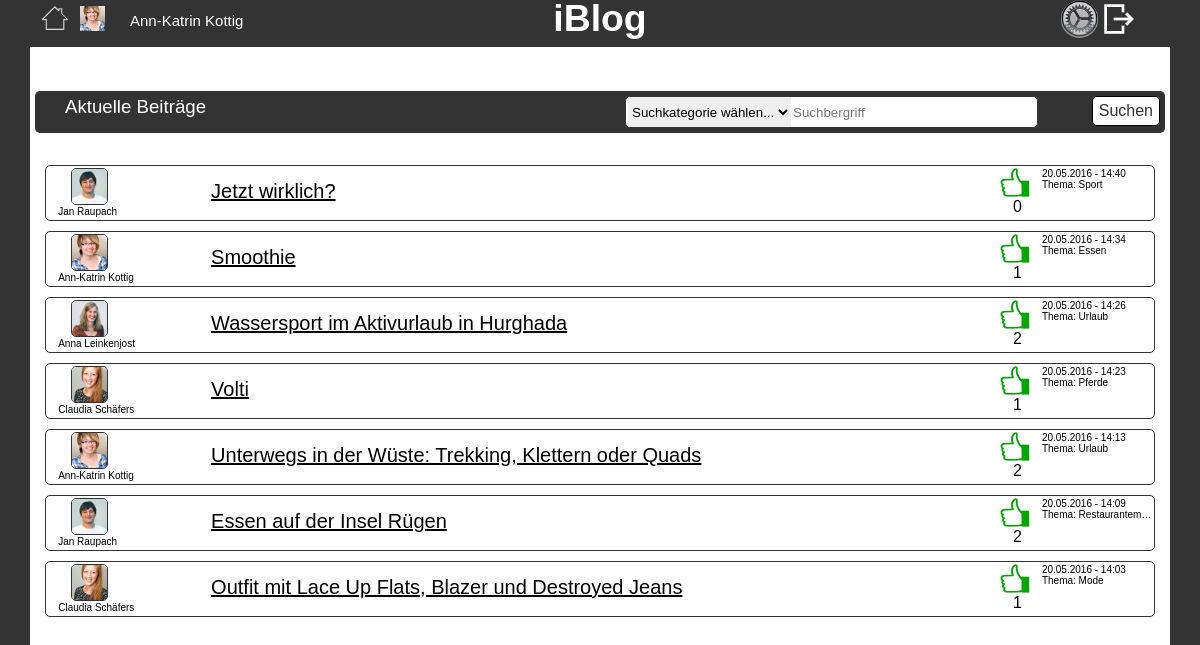
/ (signed in), run on the app's committed database.
### tables this page shows
CREATE TABLE `theme` (
  `id` int(11) NOT NULL,
  `description` varchar(100) NOT NULL
);

CREATE TABLE `article` (
  `id` int(11) NOT NULL,
  `title` varchar(100) NOT NULL,
  `text` text,
  `user_id` varchar(50) NOT NULL,
  `date` timestamp NOT NULL DEFAULT CURRENT_TIMESTAMP ON UPDATE CURRENT_TIMESTAMP
);

### classes/Template.php (called while the page is built, shortened)
<?php
class Template {
    function render_partial($template_path, $data = array())
    {
        extract($data);
        include(BASEDIR . '/templates/' . $template_path .'.php');
        return ob_get_clean();
    }
    public static function render($template_path, $data)
    {
        $template = new Template();
        $content_for_layout = $template->render_partial($template_path, $data);
        include(BASEDIR . '/templates/layout.php');
    }
}

### classes/Session.php (called while the page is built, shortened)
<?php
class Session {
        ?><script language="JavaScript" type="text/javascript">
        </script> <?
    public static function getuserbyid($id){
      global $dbh;
      $stmt = $dbh->prepare("SELECT CONCAT(CONCAT(firstname, ' '), lastname) FROM user
          WHERE id = :id");
      $stmt->execute(array(
          'id'     => $id,
      ));
      $user = $stmt->fetchColumn();
      return $user;
    }
    public static function getpicext($user_id){
      if(file_exists($_SESSION['workingdirectory']."/images/profilepics/".$user_id.".png"))
      {
        return "images/profilepics/".$user_id.".png";
      }
      elseif (file_exists($_SESSION['workingdirectory']."/images/profilepics/".$user_id.".jpeg")) {
        return "images/profilepics/".$user_id.".jpeg";
      }
      elseif (file_exists($_SESSION['workingdirectory']."/images/profilepics/".$user_id.".gif")) {
        return "images/profilepics/".$user_id.".gif";
      }
      elseif (file_exists($_SESSION['workingdirectory']."/images/profilepics/".$user_id.".jpg")) {
        return "images/profilepics/".$user_id.".jpg";
      }
      else{
        return "images/profilepics/user.png";
      }
    }
    public static function searched(){
      return($_SESSION['search']);
    }
}

### classes/Article.php (called while the page is built, shortened)
<?php
class Article {
  public static function getAll(){
      global $dbh;
      $stmt = $dbh->prepare("SELECT article.id, article.title, article.user_id, article.date, theme.description FROM theme left join theme_article on theme.id = theme_article.theme_id
 left join article on article.id = theme_article.article_id ORDER BY date DESC");
      $stmt ->execute();
      return $stmt ->fetchAll(PDO::FETCH_ASSOC);
  }
public static function getLikes($article){
  global $dbh;
  $stmt = $dbh->prepare("SELECT COUNT(*) FROM user_likes_article WHERE article_id=:article");
  $stmt->execute(array(
    'article' => $article
  ));
  return $stmt->fetchColumn();
}
}
?>

### templates/start.php (the view, shortened to what this page needs)
<link rel="stylesheet" href="assets/stylesheets/home.css">
<form action="index.php?search" method="post" class="start" name="search">
    <div class="sideHeaderDiv">
        <label class="sideHeader" id="sideHeader" name ="sideHeader"><?php echo Session::searched()?></label>
        <div class="searchBar">
            <div class="searchDiv">
                <select class="selectionBox" name="selectionBox">
                    <option value="allen Kategorien" selected="kategorie">Suchkategorie wählen...</option>
                </select>
                <input class="inputSearch" type="search" name="inputSearch" placeholder="Suchbergriff">
            </div>
            <button>Suchen</button>
        </div>
    </div>
</form>
<div class="start">
    <?php if (!empty($articles)) foreach ($articles as $article) :?>
        <div class="titleDiv">
            <a href="index.php?article=<?php echo $article['id'] ?>" class="linkArticle">
                <div class="titleLabelDiv">
                    <div class="imgUserName">
                        <img src="<?php echo Session::getpicext($article['user_id'])?>" class="user-articleImg">
                        <label id = "<?php echo $article['id'] ?>" class="nameUserArticle"><?php echo Session::getuserbyid($article['user_id']) ?></label>
                    </div>
                    <label class="titleLabel"><?php echo $article['title'] ?></label>
                    <div class="likeDiv">
                        <img src="assets/images/like.jpg" class="likeImg">
                        <label class="likeNumber"><?php echo Article::getLikes($article['id'])?></label>
                    </div>
                    <label class="dateLabel"><?php echo date("d.m.Y - H:i", strtotime($article['date']))?><br>Thema: <?php echo $article['description'] ?></label>
                </div>
            </a>
        </div>
    <? endforeach ?>
</div>

### public/assets/stylesheets/stylesheet.css (style rules this page uses)
﻿ *,html { font-family:sans-serif; }
html,body { background-color:rgb(51,51,51); font-size:14pt; margin:0px; padding:0px }
button { background-color: white; border: 0.2px solid black; border-radius: 5px; color: rgb(51, 51, 51); font-size: 12pt; height: 30px; }
.sideHeaderDiv { background-color: rgb(51, 51, 51); border-radius: 5px; color: white; padding: 5px; display: flex; }
.sideHeader { max-width: 50%; min-width: 50%; overflow: hidden; padding-left: 25px; text-overflow: ellipsis; white-space: nowrap; }
.user-articleImg { border: 0.2px solid rgb(51, 51, 51); border-radius: 5px; height: 35px; margin-bottom: 10px; margin-left: 20px; }
.nameUserArticle { font-size: 10px; margin-left: -55px; margin-top: 36px; color: black; text-overflow: ellipsis; }
.titleDiv { margin-top: 5px; }
.titleLabelDiv { border: 0.5px solid rgb(51, 51, 51); border-radius: 5px; display: flex; height: 50px; margin: 10px; padding: 2px 2px 2px 5px; }
.imgUserName { max-width: 10%; min-width: 10%; overflow: hidden; text-overflow: ellipsis; white-space: nowrap; }
.titleLabel { color: black; font-size: 20px; margin-top: 12px; overflow: hidden; padding-left: 50px; text-decoration: underline; text-overflow: ellipsis; width: 75%; }
.linkArticle { text-decoration: none; }
.likeImg { height: 30px; width: 30px; }
.likeNumber, .likeNumberStart { color: black; font-size: 16px; }
.likeDiv { display: flex; padding-right: 10px; }
.likeNumber { margin-left: -17px; margin-top: 30px; }
.dateLabel { color: black; float: right; font-size: 10px; margin-left: 10px; max-width: 10%; min-width: 10%; overflow: hidden; text-overflow: ellipsis; white-space: nowrap; }

### public/assets/stylesheets/home.css (style rules this page uses)
.searchDiv { background-color: white; border: 0.2px solid rgb(51, 51, 51); border-radius: 5px; display: flex; margin-right: 10%; width: 80%; }
.selectionBox { border: medium none; height: 30px; margin-left: 2px; }
.inputSearch { border: medium none; height: 30px; }

### data on the page
theme: user_id "Jan Raupach", article.title "Jetzt wirklich?", id "0", article.date "20.05.2016 - 14:40", description "Sport"
theme: user_id "Ann-Katrin Kottig", article.title "Smoothie", id "1", article.date "20.05.2016 - 14:34", description "Essen"
theme: shows a picture, user_id "Anna Leinkenjost", article.title "Wassersport im Aktivurlaub in Hurghada", id "2", article.date "20.05.2016 - 14:26", description "Urlaub", user_id "Ann-Katrin Kottig", article.title "Unterwegs in der Wüste: Trekking, Klettern oder Quads", article.date "20.05.2016 - 14:13"
theme: user_id "Claudia Schäfers", article.title "Volti", id "1", article.date "20.05.2016 - 14:23", description "Pferde"
theme: user_id "Jan Raupach", article.title "Essen auf der Insel Rügen", id "2", article.date "20.05.2016 - 14:09", description "Restaurantem…"
theme: user_id "Claudia Schäfers", article.title "Outfit mit Lace Up Flats, Blazer und Destroyed Jeans", id "1", article.date "20.05.2016 - 14:03", description "Mode"

### other printed values
Session::getuserbyid(Session::getuserid()) "Ann-Katrin Kottig"
Session::searched() "Aktuelle Beiträge"
